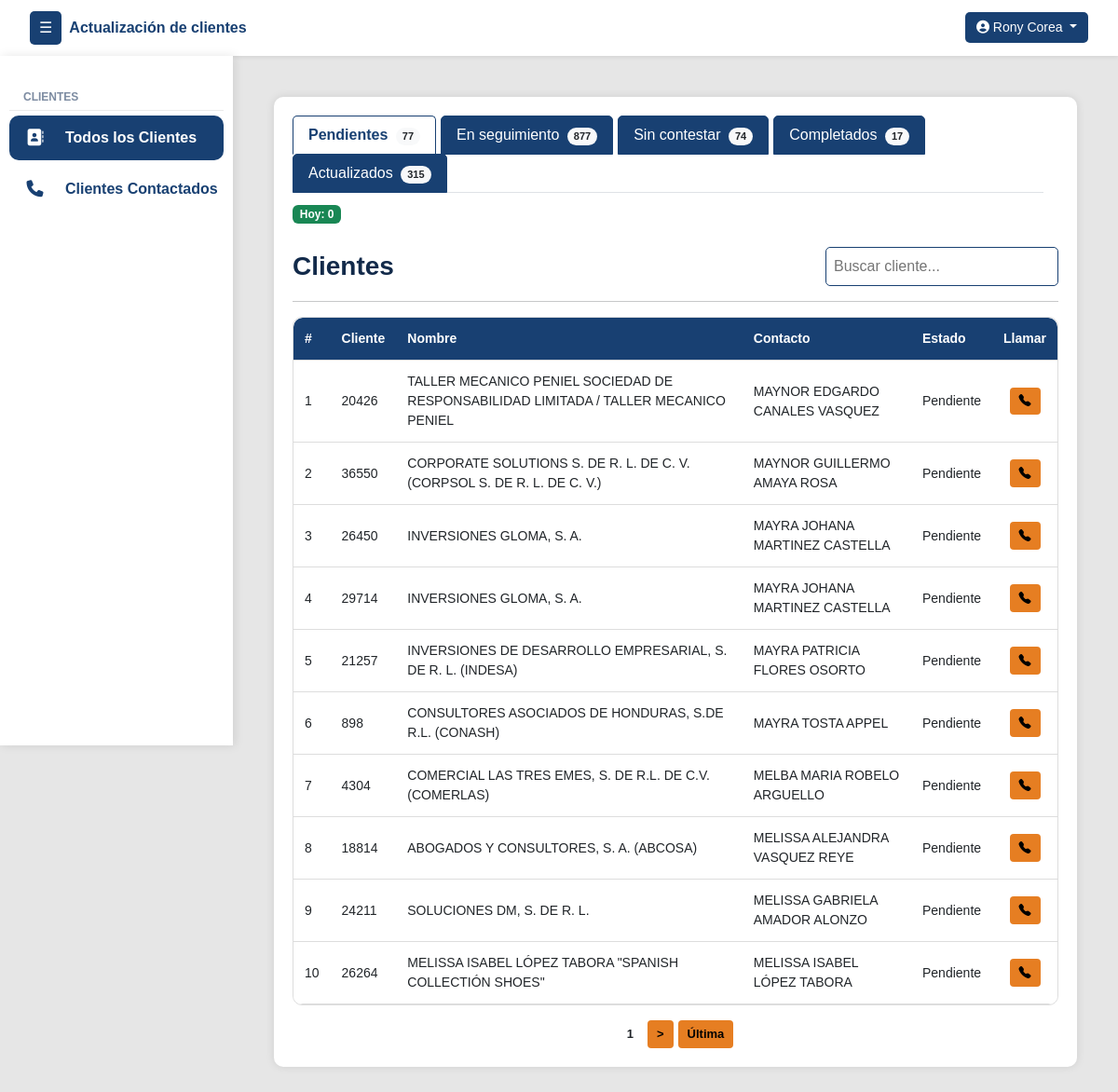
/clientes/pendientes/ (signed in), run on an earlier commit of the app's database.
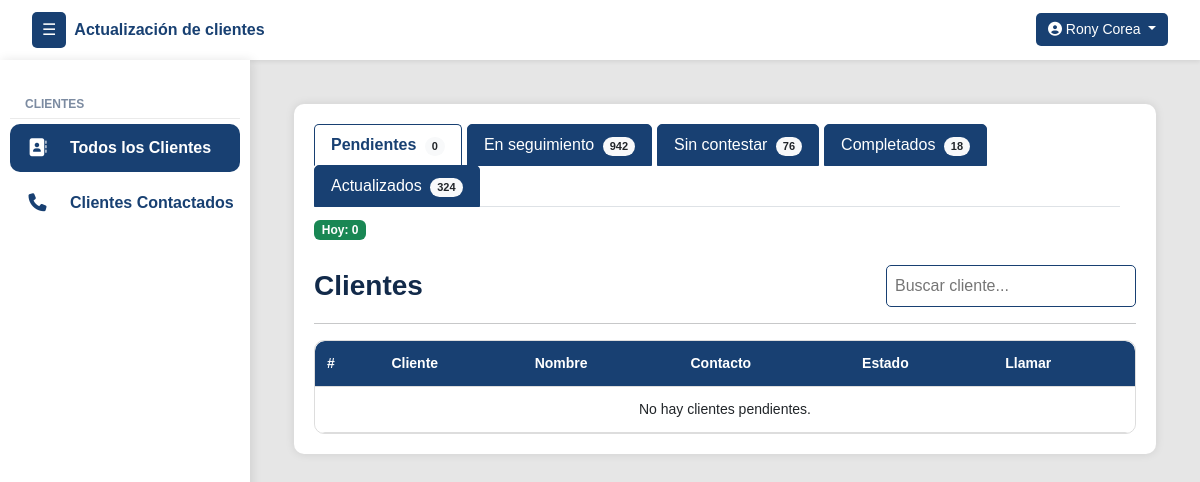
And on a later commit of the database.
### clientes/models.py (models this page shows, shortened)
class Cliente(models.Model):
    numero_cliente = models.CharField(max_length=50, unique=True)
    nombre_cliente = models.CharField(max_length=255)
    contacto_cliente = models.CharField(max_length=255)
    contacto_cargo = models.CharField(max_length=100, null=True, blank=True)
    telefono_cliente = models.CharField(max_length=50, null=True, blank=True)
    telefono_dos = models.CharField(max_length=50, null=True, blank=True)
    direccion = models.CharField(max_length=255, null=True, blank=True)
    correo = models.CharField(max_length=254, null=True, blank=True)
    estado_actual = models.ForeignKey(EstadoReporte, on_delete=models.SET_NULL, null=True, blank=True, default=1)
    asignado_inicial = models.ForeignKey(User, on_delete=models.SET_NULL, null=True, blank=True, related_name='clientes_asignados_inicialmente')
    asignado_usuario = models.ForeignKey(User, on_delete=models.SET_NULL, null=True, blank=True, related_name='clientes_asignados')
    veces_contactado = models.PositiveIntegerField(default=0)
    sin_contestar = models.PositiveIntegerField(default=0)
    formulario_sin_contestar = models.PositiveIntegerField(default=0)
    ultima_llamada_no_contesto = models.DateTimeField(null=True, blank=True)
    ultimo_envio_formulario = models.DateTimeField(null=True, blank=True)

class EstadoReporte(models.Model):
    nombre = models.CharField(max_length=100, unique=True)
    creado_por = models.ForeignKey(User, on_delete=models.SET_NULL, null=True, blank=True)
    creado_en = models.DateTimeField(auto_now_add=True)
    estado = models.CharField(max_length=50, choices=[('activo', 'Activo'), ('inactivo', 'Inactivo')])
    intentos = models.PositiveIntegerField(default=0)
    genera_movimiento = models.BooleanField(default=True)

### clientes/views.py (the view)
# urls.py: path('clientes/pendientes/', vistasClientes.clientes_pendientes, name='clientes'),
@login_required
def clientes_pendientes(request):
    hoy = timezone.localdate()
    usuario = request.user
    if not usuario.groups.filter(name="estandar_group").exists():
        messages.error(request, "Acceso no permitido.")
        return redirect("login")
    search_query = request.GET.get('q', '').strip()
    estado_pendiente = EstadoReporte.objects.filter(nombre__iexact="pendiente").first()
    estados_seguimiento = EstadoReporte.objects.filter(
        genera_movimiento=False
    ).exclude(nombre__iexact="pendiente").exclude(nombre__iexact="no contestó")
    clientes_seguimiento_qs = Cliente.objects.filter(
        asignado_usuario=usuario,
        estado_actual__in=estados_seguimiento
    )
    estado_no_contesto = EstadoReporte.objects.filter(nombre__iexact="no contestó").first()
    estado_actualizado = EstadoReporte.objects.filter(nombre__iexact="actualizado").first()
    clientes_pendientes_qs = Cliente.objects.filter(asignado_usuario=usuario, estado_actual=estado_pendiente)
    if search_query:
        clientes_pendientes_qs = clientes_pendientes_qs.filter(
            Q(nombre_cliente__icontains=search_query) |
            Q(numero_cliente__icontains=search_query) |
            Q(contacto_cliente__icontains=search_query)
        )
    clientes_pendientes = paginar_queryset(request, clientes_pendientes_qs, 'pendientes')
    movimientos_usuario = MovimientoEstado.objects.filter(cliente=OuterRef('pk'), actualizado_por=usuario)
    primer_movimiento_qs = MovimientoEstado.objects.filter(cliente=OuterRef('pk')).order_by('fecha_hora')
    primer_movimiento_usuario = Subquery(primer_movimiento_qs.values('actualizado_por')[:1])
    primer_movimiento_estado = Subquery(primer_movimiento_qs.values('estado__nombre')[:1])
    clientes_sin_actualizar_qs = Cliente.objects.annotate(
        tiene_movimiento_usuario=Exists(movimientos_usuario),
        primer_usuario_id=primer_movimiento_usuario,
        primer_estado_nombre=primer_movimiento_estado
    ).filter(
        (Q(tiene_movimiento_usuario=True) & ~Q(estado_actual__nombre__iexact="actualizado")) |
        (Q(estado_actual__nombre__iexact="actualizado") & Q(primer_usuario_id=usuario.id) & ~Q(primer_estado_nombre__iexact="actualizado"))
    )
    estados_reporte = EstadoReporte.objects.filter(estado="activo") \
        .exclude(nombre__iexact="pendiente") \
        .exclude(nombre__iexact="no localizado") \
        .exclude(nombre__iexact="por localizar") \
        .exclude(nombre__iexact="formulario sin respuesta") \
        .exclude(nombre__iexact="completado")
    actualizados_hoy_qs = Cliente.objects.filter(
        estado_actual__nombre__iexact="actualizado",
        movimientos__estado__nombre__iexact="actualizado",
        movimientos__actualizado_por=usuario,
        movimientos__fecha_hora__date=hoy
    ).distinct()
    movimientos_usuario = MovimientoEstado.objects.filter(cliente=OuterRef('pk'), actualizado_por=usuario)
    primer_movimiento_qs = MovimientoEstado.objects.filter(cliente=OuterRef('pk')).order_by('fecha_hora')
    primer_movimiento_usuario = Subquery(primer_movimiento_qs.values('actualizado_por')[:1])
    primer_movimiento_estado = Subquery(primer_movimiento_qs.values('estado__nombre')[:1])
    clientes_sin_actualizar_hoy_qs = Cliente.objects.annotate(
        tiene_movimiento_usuario=Exists(movimientos_usuario),
        primer_usuario_id=primer_movimiento_usuario,
        primer_estado_nombre=primer_movimiento_estado
    ).filter(
        Q(movimientos__fecha_hora__date=hoy),
        (Q(tiene_movimiento_usuario=True) & ~Q(estado_actual__nombre__iexact="actualizado")) |
        (Q(estado_actual__nombre__iexact="actualizado") & Q(primer_usuario_id=usuario.id) & ~Q(primer_estado_nombre__iexact="actualizado"))
    ).distinct()
    return render(request, 'clientes/clientes.html', {
        "clientes_pendientes": clientes_pendientes,
        "estado_reporte": estados_reporte,
        "view_type": "pendientes",
        "search_query": search_query,
        "count_pendientes": clientes_pendientes_qs.count(),
        "count_seguimiento": clientes_seguimiento_qs.count(),
        "count_no_contesto": Cliente.objects.filter(asignado_usuario=usuario, estado_actual=estado_no_contesto).count(),
        "count_actualizados": Cliente.objects.filter(estado_actual__nombre__iexact="actualizado", movimientos__estado__nombre__iexact="actualizado", movimientos__actualizado_por=usuario).distinct().count(),
        "count_sin_actualizar": clientes_sin_actualizar_qs.count(),
        "count_actualizados_hoy": actualizados_hoy_qs.count() + clientes_sin_actualizar_hoy_qs.count(),
    })

### UpdateTracker/templatetags/group_filters.py (called while the page is built)
@register.filter(name='has_group')
def has_group(user, group_name):
    return user.groups.filter(name=group_name).exists()

### clientes/views.py (called while the page is built)
def paginar_queryset(request, queryset, param, por_pagina=10):
    paginator = Paginator(queryset, por_pagina)
    pagina = request.GET.get(param)
    return paginator.get_page(pagina)

### templates/clientes/clientes.html (shortened to what the changed rows need)
{% extends 'layout/layout.html' %}
{% block content %}
<div class="container">
    <div class="tabs-container d-flex justify-content-between align-items-center flex-wrap">
        <ul class="nav nav-tabs flex-grow-1 me-3" id="clienteTabs" role="tablist">
            <li class="nav-item" role="presentation">
                <a class="nav-link {% if view_type == 'pendientes' %}active{% endif %}" id="pendientes-tab" href="{% url 'clientes' %}" role="tab" aria-controls="pendientes" aria-selected="true">
                    Pendientes <span class="badge rounded-pill bg-light text-dark ms-1" id="countPendientes">{{ count_pendientes }}</span>
                </a>
            </li>
            <li class="nav-item" role="presentation">
                <a class="nav-link {% if view_type == 'seguimiento' %}active{% endif %}" id="seguimiento-tab" href="{% url 'clientes_seguimiento' %}" role="tab" aria-controls="seguimiento" aria-selected="false">
                    En seguimiento <span class="badge rounded-pill bg-light text-dark ms-1" id="countSeguimiento">{{ count_seguimiento }}</span>
                </a>
            </li>
            <li class="nav-item" role="presentation">
                <a class="nav-link {% if view_type == 'nocontesto' %}active{% endif %}" id="nocontesto-tab" href="{% url 'clientes_sin_contestar' %}" role="tab" aria-controls="nocontesto" aria-selected="false">
                    Sin contestar <span class="badge rounded-pill bg-light text-dark ms-1" id="countNoContesto">{{ count_no_contesto }}</span>
                </a>
            </li>
            <li class="nav-item" role="presentation">
                <a class="nav-link {% if view_type == 'sin_actualizar' %}active{% endif %}" id="sinactualizar-tab" href="{% url 'clientes_sin_actualizar' %}" role="tab" aria-controls="sinactualizar" aria-selected="false">
                    Completados <span class="badge rounded-pill bg-light text-dark ms-1" id="countSinActualizar">{{ count_sin_actualizar }}</span>
                </a>
            </li>
            <li class="nav-item" role="presentation">
                <a class="nav-link {% if view_type == 'actualizados' %}active{% endif %}" id="actualizados-tab" href="{% url 'clientes_actualizados' %}" role="tab" aria-controls="actualizados" aria-selected="false">
                    Actualizados <span class="badge rounded-pill bg-light text-dark ms-1" id="countActualizados">{{ count_actualizados }}</span>
                </a>
            </li>
        </ul>
    </div>
    <div class="tab-content mt-4" id="clienteTabsContent">
        {% if view_type == 'pendientes' %}
        <div class="tab-pane fade show active" id="pendientes" role="tabpanel" aria-labelledby="pendientes-tab">
            <div class="table-responsive">
                <table class="styled-table" id="tablaPendientes">
                    <thead>
                        <tr>
                            <th>#</th>
                            <th>Cliente</th>
                            <th>Nombre</th>
                            <th>Contacto</th>
                            <th>Estado</th>
                            <th>Llamar</th>
                        </tr>
                    </thead>
                    <tbody>
                        {% for cliente in clientes_pendientes %}
                        <tr>
                            <td>{{ forloop.counter }}</td>
                            <td>{{ cliente.numero_cliente }}</td>
                            <td>{{ cliente.nombre_cliente }}</td>
                            <td>{{ cliente.contacto_cliente }}</td>
                            <td>{{ cliente.estado_actual.nombre }}</td>
                            <td>
                                <div class="text-center">
                                    <button class="btn btn-sm btn-reportar btn-abrir-modal"
                                        data-bs-toggle="modal"
                                        data-bs-target="#modalReportarCliente"
                                        data-id="{{ cliente.id }}"
                                        data-numero="{{ cliente.numero_cliente }}"
                                        data-nombre="{{ cliente.nombre_cliente }}"
                                        data-contacto="{{ cliente.contacto_cliente }}"
                                        data-telefono="{{ cliente.telefono_cliente|default_if_none:'' }}"
                                        data-telefono2="{{ cliente.telefono_dos|default_if_none:'' }}"
                                        data-correo="{{ cliente.correo|default_if_none:'' }}"
                                        data-direccion="{{ cliente.direccion|default_if_none:'' }}"
                                        data-cargo="{{ cliente.contacto_cargo|default_if_none:'' }}"
                                        title="Llamar cliente">
                                    <i class="bi bi-telephone-fill"></i>
                                </button>
                                </div>
                            </td>
                        </tr>
                        {% empty %}
                        <tr>
                            <td colspan="8" class="text-center">No hay clientes pendientes.</td>
                        </tr>
                        {% endfor %}
                    </tbody>
                </table>
            </div>
            {% if clientes_pendientes.has_other_pages %}
            <div class="pagination mt-3">
                <span class="btn btn-sm btn-reportar active">{{ clientes_pendientes.number }}</span>
                {% if clientes_pendientes.number < clientes_pendientes.paginator.num_pages %}
                    <a href="?pendientes={{ clientes_pendientes.next_page_number }}{% if search_query %}&q={{ search_query }}{% endif %}" class="btn btn-sm btn-reportar">&gt;</a>
                    <a href="?pendientes={{ clientes_pendientes.paginator.num_pages }}{% if search_query %}&q={{ search_query }}{% endif %}" class="btn btn-sm btn-reportar">Última</a>
                {% endif %}
            </div>
            {% endif %}
        </div>
        {% endif %}
    </div>
{% endblock %}

What changed in the data, as far as the page shows it:
no longer on this page (row edited): Cliente: numero_cliente "20426", nombre_cliente "TALLER MECANICO PENIEL SOCIEDAD DE RESPONSABILIDAD LIMITADA / TALLER MECANICO PENIEL", contacto_cliente "MAYNOR EDGARDO CANALES VASQUEZ", estado_actual.nombre "Pendiente"
no longer on this page (row edited): Cliente: numero_cliente "36550", nombre_cliente "CORPORATE SOLUTIONS S. DE R. L. DE C. V. (CORPSOL S. DE R. L. DE C. V.)", contacto_cliente "MAYNOR GUILLERMO AMAYA ROSA", estado_actual.nombre "Pendiente"
no longer on this page (row edited): Cliente: numero_cliente "26450", nombre_cliente "INVERSIONES GLOMA, S. A.", contacto_cliente "MAYRA JOHANA MARTINEZ CASTELLA", estado_actual.nombre "Pendiente"
no longer on this page (row edited): Cliente: numero_cliente "29714", nombre_cliente "INVERSIONES GLOMA, S. A.", contacto_cliente "MAYRA JOHANA MARTINEZ CASTELLA", estado_actual.nombre "Pendiente"
no longer on this page (row edited): Cliente: numero_cliente "21257", nombre_cliente "INVERSIONES DE DESARROLLO EMPRESARIAL, S. DE R. L. (INDESA)", contacto_cliente "MAYRA PATRICIA FLORES OSORTO", estado_actual.nombre "Pendiente"
no longer on this page (row edited): Cliente: numero_cliente "898", nombre_cliente "CONSULTORES ASOCIADOS DE HONDURAS, S.DE R.L. (CONASH)", contacto_cliente "MAYRA TOSTA APPEL", estado_actual.nombre "Pendiente"
no longer on this page (row edited): Cliente: numero_cliente "4304", nombre_cliente "COMERCIAL LAS TRES EMES, S. DE R.L. DE C.V. (COMERLAS)", contacto_cliente "MELBA MARIA ROBELO ARGUELLO", estado_actual.nombre "Pendiente"
no longer on this page (row edited): Cliente: numero_cliente "18814", nombre_cliente "ABOGADOS Y CONSULTORES, S. A. (ABCOSA)", contacto_cliente "MELISSA ALEJANDRA VASQUEZ REYE", estado_actual.nombre "Pendiente"
no longer on this page (row edited): Cliente: numero_cliente "24211", nombre_cliente "SOLUCIONES DM, S. DE R. L.", contacto_cliente "MELISSA GABRIELA AMADOR ALONZO", estado_actual.nombre "Pendiente"
no longer on this page (row edited): Cliente: numero_cliente "26264", nombre_cliente "MELISSA ISABEL LÓPEZ TABORA \"SPANISH COLLECTIÓN SHOES\"", contacto_cliente "MELISSA ISABEL LÓPEZ TABORA", estado_actual.nombre "Pendiente"
Also different on the page:
{{ count_pendientes }}: "77" → "0"
{{ count_seguimiento }}: "877" → "942"
{{ count_no_contesto }}: "74" → "76"
{{ count_sin_actualizar }}: "17" → "18"
{{ count_actualizados }}: "315" → "324"
{{ clientes_pendientes.number }}: "1" → (not shown)
text no longer shown: "> Última"
text now shown: "No hay clientes pendientes."
